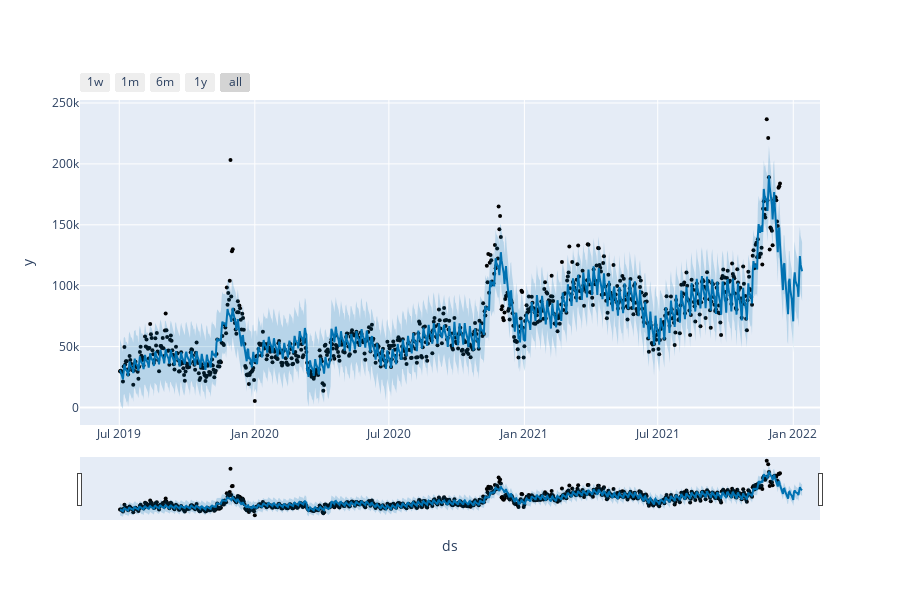

Source (notebook cell):
### Code cell
from prophet.plot import plot_plotly, plot_components_plotly

plot_plotly(m, forecast)

### Figure 1 — Plotly figure (JSON) as saved in the notebook; plotly's stock layout.template omitted (floating-point values rounded to 4 significant figures; data arrays with more than 128 entries replaced by an {"elided": "..."} marker saying what was removed)
{"data": [{"marker": {"color": "black", "size": 4}, "mode": "markers", "name": "Actual", "type": "scatter", "x": {"elided": "893 str values"}, "y": {"elided": "893 float values"}}, {"hoverinfo": "skip", "line": {"width": 0}, "mode": "lines", "type": "scatter", "x": {"elided": "923 str values"}, "y": {"elided": "923 float values"}}, {"fill": "tonexty", "fillcolor": "rgba(0, 114, 178, 0.2)", "line": {"color": "#0072B2", "width": 2}, "mode": "lines", "name": "Predicted", "type": "scatter", "x": {"elided": "923 str values"}, "y": {"elided": "923 float values"}}, {"fill": "tonexty", "fillcolor": "rgba(0, 114, 178, 0.2)", "hoverinfo": "skip", "line": {"width": 0}, "mode": "lines", "type": "scatter", "x": {"elided": "923 str values"}, "y": {"elided": "923 float values"}}], "layout": {"height": 600, "showlegend": false, "width": 900, "xaxis": {"autorange": true, "range": ["2019-05-08 16:43:38.1818", "2022-02-06 07:16:21.8182"], "rangeselector": {"buttons": [{"count": 7, "label": "1w", "step": "day", "stepmode": "backward"}, {"count": 1, "label": "1m", "step": "month", "stepmode": "backward"}, {"count": 6, "label": "6m", "step": "month", "stepmode": "backward"}, {"count": 1, "label": "1y", "step": "year", "stepmode": "backward"}, {"step": "all"}]}, "rangeslider": {"autorange": true, "range": ["2019-05-08 16:43:38.1818", "2022-02-06 07:16:21.8182"], "visible": true, "yaxis": {"_template": null, "rangemode": "match"}}, "title": {"text": "ds"}, "type": "date"}, "yaxis": {"autorange": true, "range": [-14400.0, 252500.0], "title": {"text": "y"}, "type": "linear"}}}
